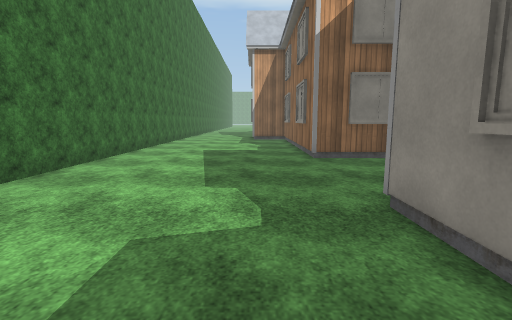
view 1 (above)

24 first-person views from a walk through a Unity game level. The camera is 1.3 m above the floor, tilts 8° down and sees 85° across. The floor is counted in squares, 0.95 m on a side. Each view is taken from the middle of a square. On the plan, view 1 faces up. The plan holds only what a view shows up to about 14 squares ahead; the rest is blank. The place goes on beyond the plan. The player character is not drawn. Some animated figures are left out. Door leaves are left out, so doorways stand open. Some surface patterns are stand-ins.

view 2
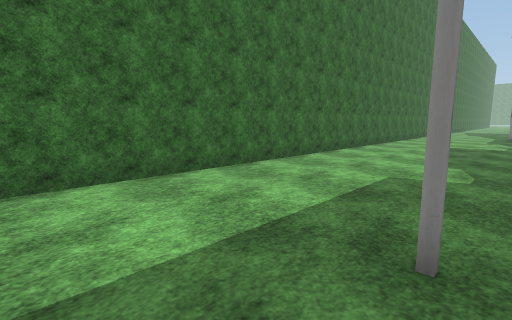

view 3
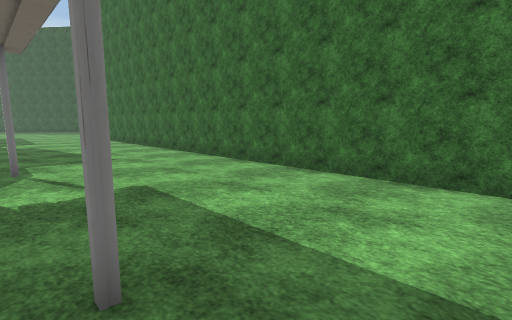

view 4
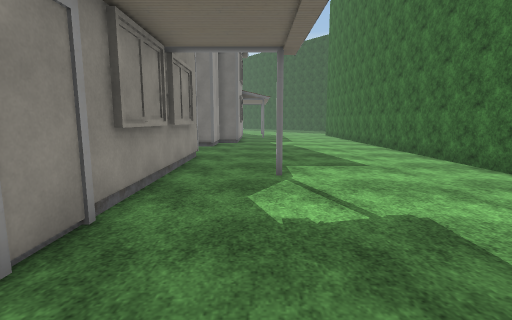

view 5
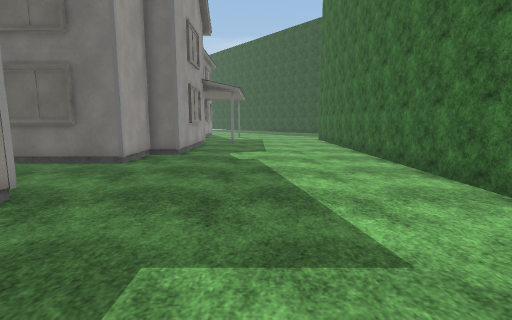

view 6
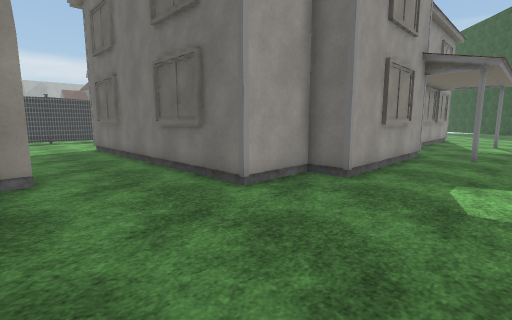

view 7
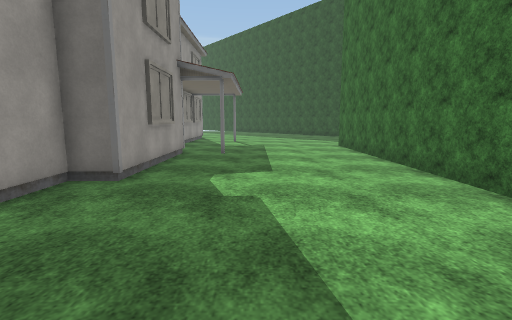

view 8
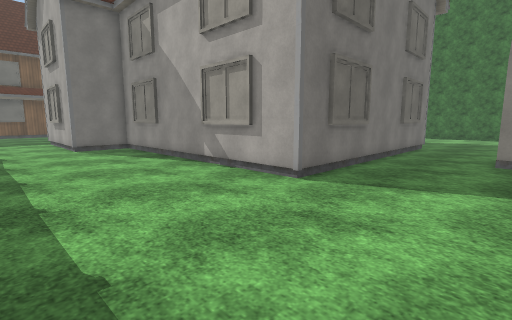

view 9
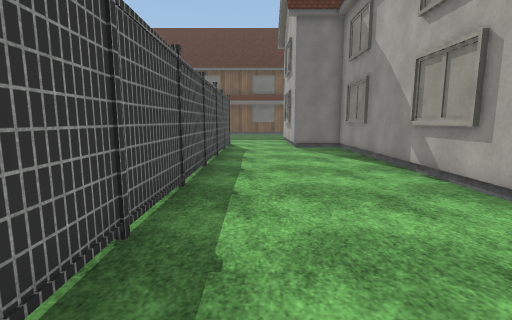

view 10
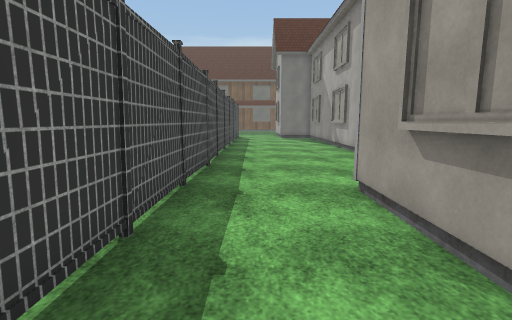

view 11
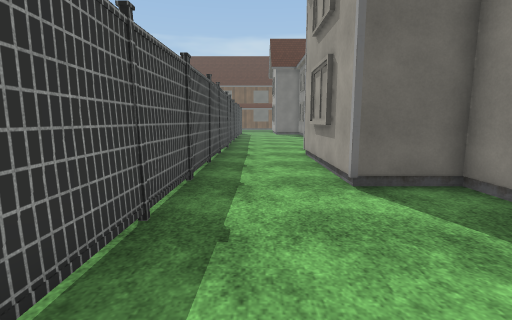

view 12
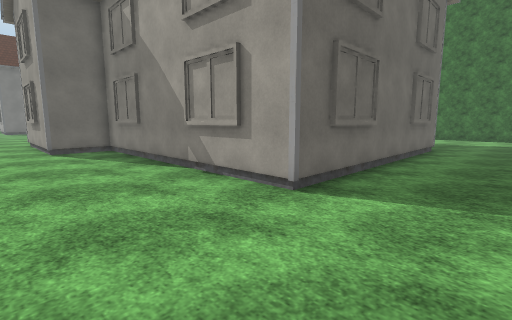

view 13
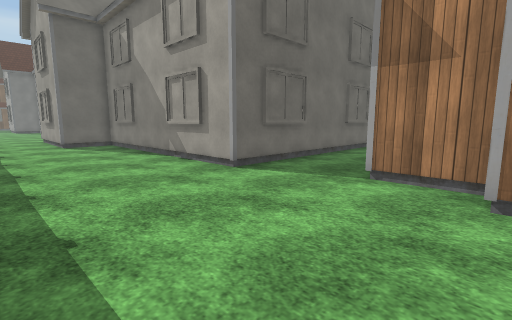

view 14
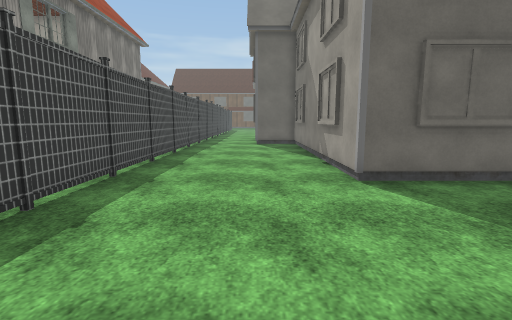

view 15
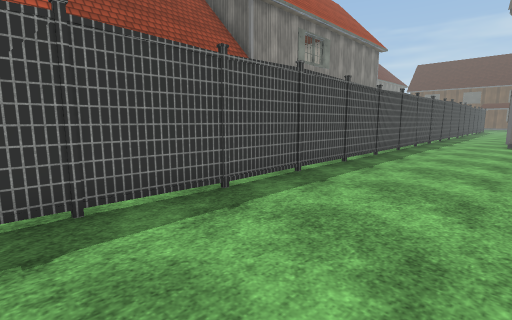

view 16
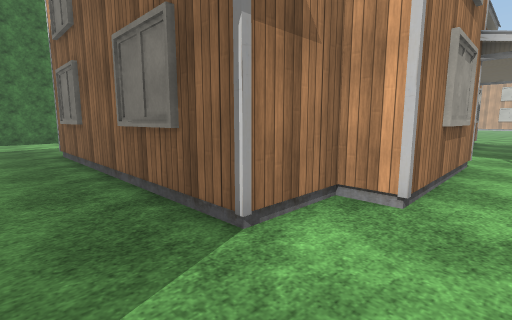

view 17
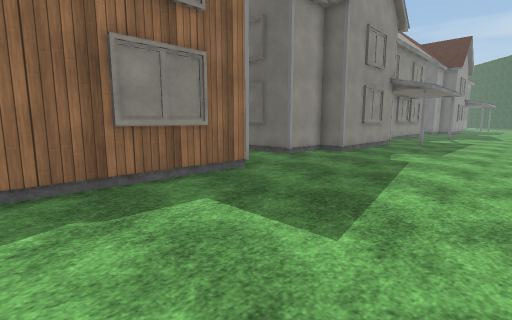

view 18
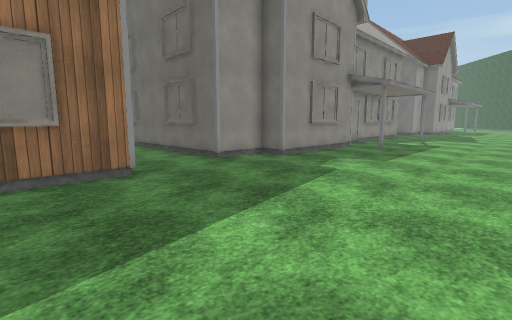

view 19
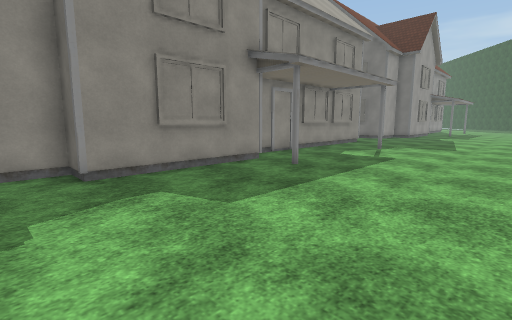

view 20
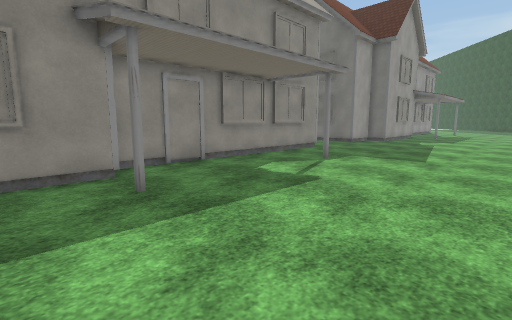

view 21
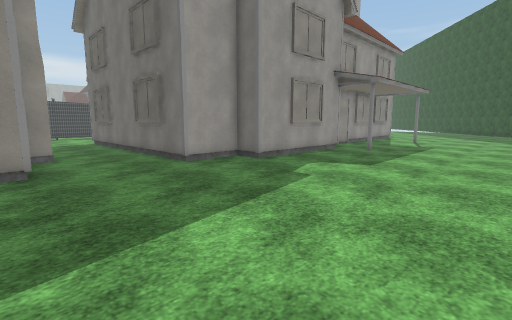

view 22
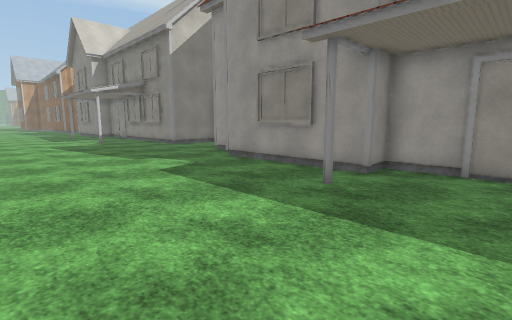

view 23
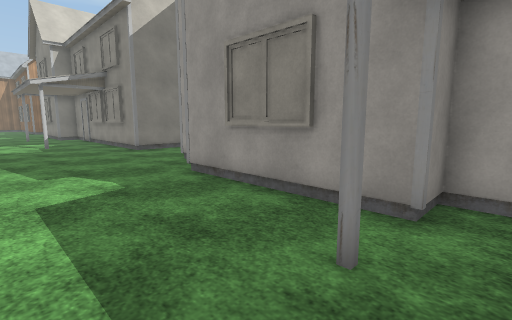

view 24
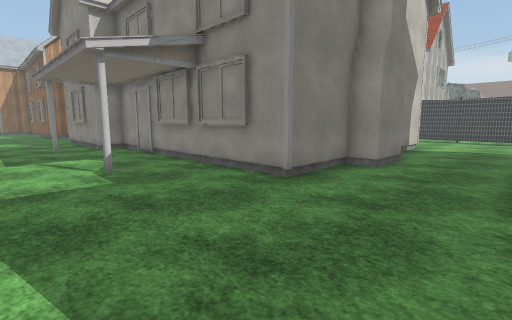

### Floor plan
Key: @ floor where view 1 was taken; # wall or solid block; . floor; O other object.
Columns run from 6 left of view 1 to 20 right of it. Each row starts with its distance up from view 1.
 16   . ....#           O.
 15    .....#           O. ...#
 14 # ......#           ......#
 13 #.......O         ##......#
 12 #.......#         #.......#
 11 #.......#         #.......#
 10 #.......###########.......#
  9 #.........................#
  8 #.........................#
  7 #........O#OO####OO#......#
  6 #.........          ......#
  5 #.........          O.....#
  4 #.......##          O.....#
  3 #.......#           O.....#
  2 #.......O           ......#
  1 #.......O           ......#
  0 #.....@.#           ......#
 -1 #.....O.OO          O.....#
 -2 #.........          O.....#
 -3 #.........          ......#
 -4 #........O          ###...#
 -5 #.........            #...#
 -6 #........O            O...#
 -7 #........O            O...#
 -8 #.....O...            #...#
 -9 #........O            #...#
-10 #........O            ....#
-11 #........##           ....#
-12 #.........#####  ###......#
-13 #.........................#
-14 #.........................#
-15 #.........................#
-16 #.........##O####O##......#
-17 #.........          ......#
-18 #.......##          O.....#
-19 #.......#           O.....#
-20 #.......#           ......#
-21 #.......O           ......#
-22 #.......#           ......#
-23 #.......#           O.....#
-24 #.....O.OO          O.....#
-25 #.........          O.....#
-26 # .......O          ..... #
-27  ........O            #..

Where each view was taken, in squares from view 1:
view 1: 0 up, 0 right, facing up
view 2: 4 down, 1 right, facing up-left
view 3: 1 up, 1 right, facing down-left
view 4: 1 down, 1 right, facing down
view 5: 7 down, 1 left, facing down
view 6: 12 down, 1 left, facing down-right
view 7: 12 down, 1 left, facing down
view 8: 12 down, 19 right, facing down-left
view 9: 12 down, 18 right, facing down
view 10: 4 down, 18 right, facing down
view 11: 2 up, 18 right, facing down
view 12: 10 up, 18 right, facing down-left
view 13: 13 up, 19 right, facing down-left
view 14: 13 up, 16 right, facing down
view 15: 15 up, 15 right, facing down-right
view 16: 8 up, 15 right, facing up-left
view 17: 16 up, 4 left, facing down-right
view 18: 13 up, 5 left, facing down-right
view 19: 6 up, 5 left, facing down-right
view 20: 1 up, 5 left, facing down-right
view 21: 11 down, 5 left, facing down-right
view 22: 27 down, 5 left, facing up-right
view 23: 25 down, 2 left, facing up-right
view 24: 16 down, 2 left, facing up-right
